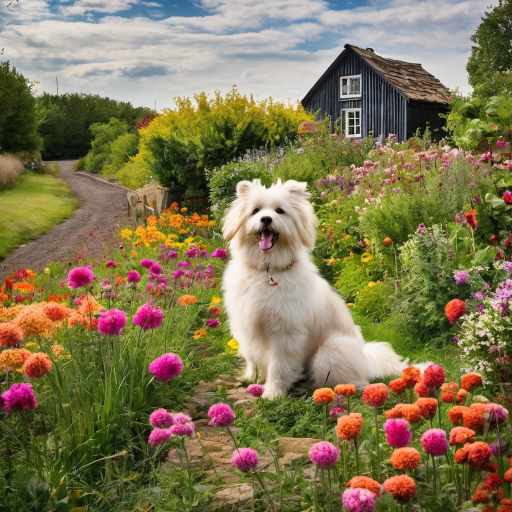
#> input picture inpaint-func/dog.png, 1024 x 1024 px (shown at 1/2 size)
$ python concat.py
#> lines starting #> are read from the running program, lines starting #| are printed output that depends on the picture
import cv2
import numpy as np

def main():
    whole_size = 2048
    margin = 1024

    # 255: white, 0: black
    input_image = np.full((whole_size,whole_size,3), 255)

    upper_image = cv2.imread("./dog.png") # 1024 * 1024 size
#> upper_image is the input picture: shape (1024, 1024, 3); mean B, G, R 81.8, 117.8, 128.5
    left_image = cv2.imread("./pale.png") # 1024 * 1024 size
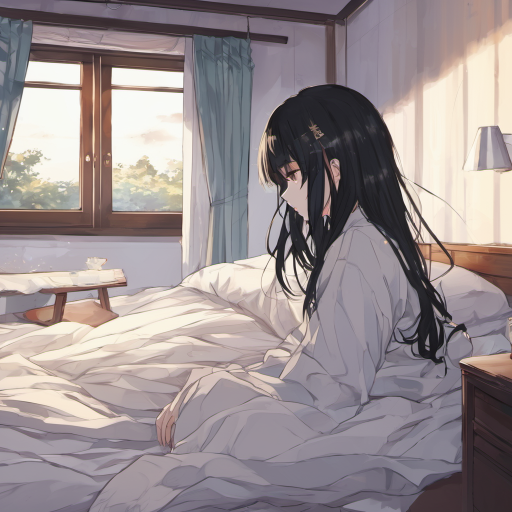
#> input picture inpaint-func/pale.png, 1024 x 1024 px (shown at 1/2 size)
#> left_image is the input picture: shape (1024, 1024, 3); mean B, G, R 144.3, 142.8, 153.5

    upper_gen = cv2.imread("./upper_result.png")
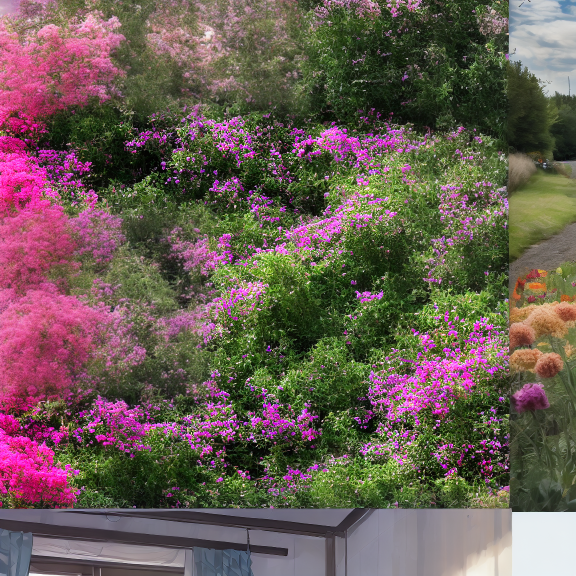
#> input picture inpaint-func/upper_result.png, 1152 x 1152 px (shown at 1/2 size)
#> upper_gen is the input picture: shape (1152, 1152, 3); mean B, G, R 82.3, 91.1, 106.2
    bottom_gen = cv2.imread("./bottom_result.png")
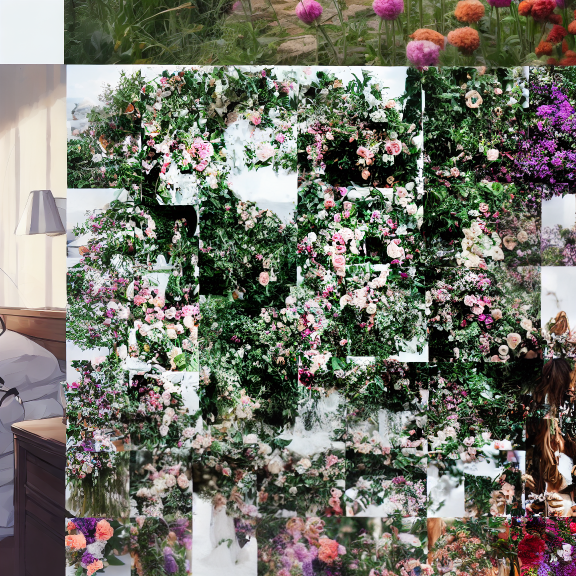
#> input picture inpaint-func/bottom_result.png, 1152 x 1152 px (shown at 1/2 size)
#> bottom_gen is the input picture: shape (1152, 1152, 3); mean B, G, R 103.9, 114.9, 114.6

    # trace input
    input_image[0:margin, margin:] = upper_image
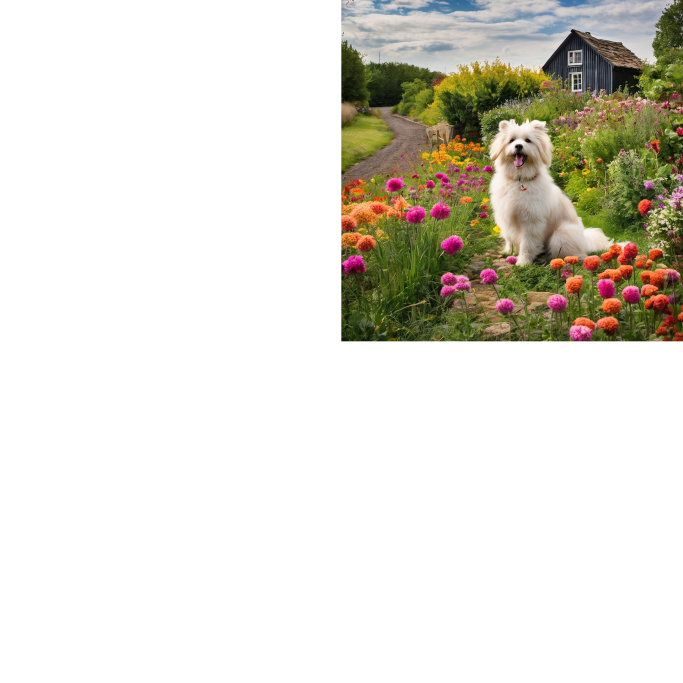
#> input_image: shape (2048, 2048, 3) int64 (shown at 1/3 size); mean B, G, R 211.7, 220.7, 223.4
    input_image[margin:, 0:margin] = left_image
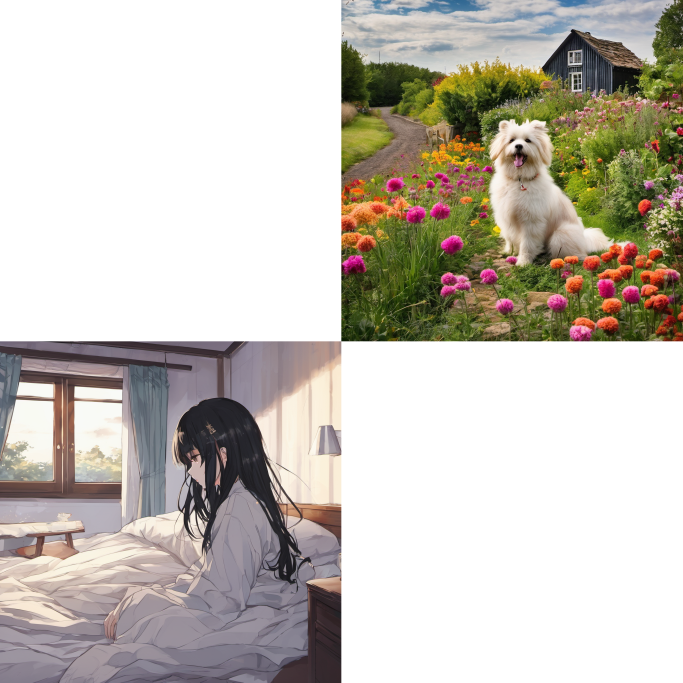
#> input_image: shape (2048, 2048, 3) int64 (shown at 1/3 size); mean B, G, R 184, 192.7, 198

    input_image[0:margin, 0:margin] = upper_gen[0:margin, 0:margin]
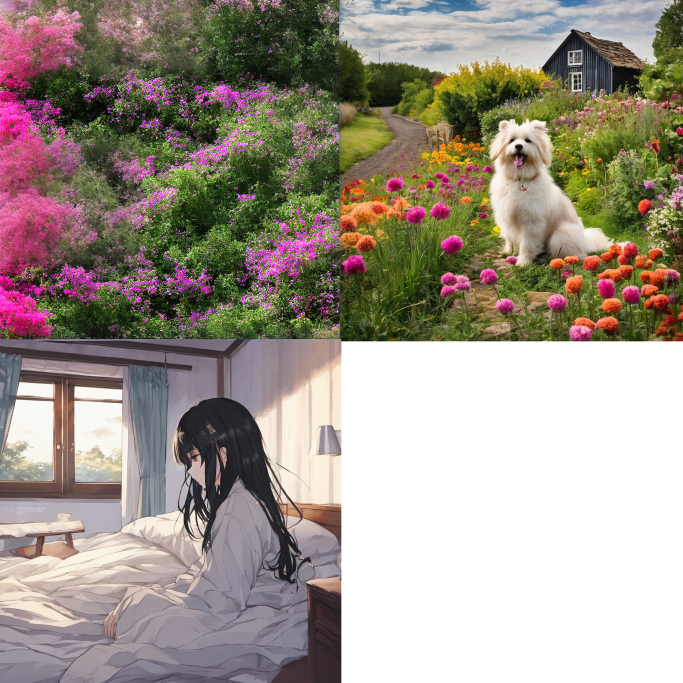
#> input_image: shape (2048, 2048, 3) int64 (shown at 1/3 size); mean B, G, R 138.9, 150, 159.8
    input_image[margin:, margin:] = bottom_gen[128:, 128:]
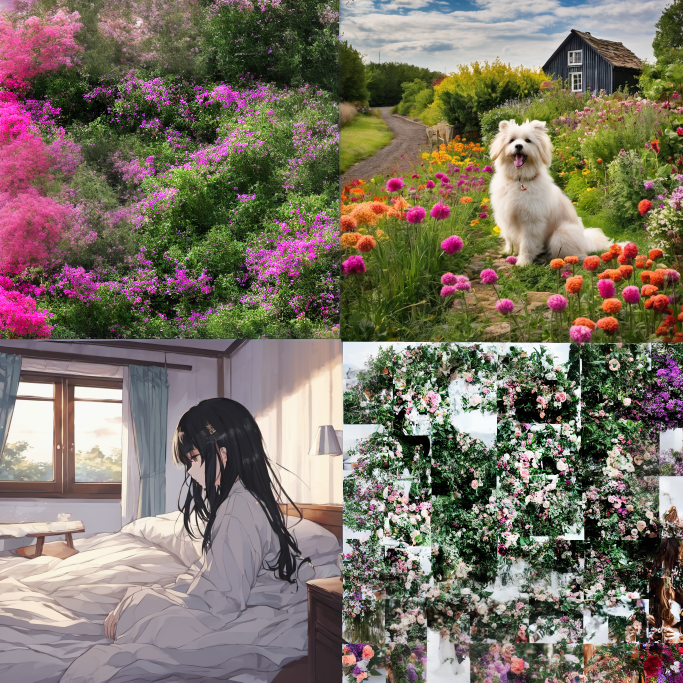
#> input_image: shape (2048, 2048, 3) int64 (shown at 1/3 size); mean B, G, R 100.9, 114.5, 123.8

    cv2.imwrite('concat_result.png',input_image)

if __name__ == '__main__':
    main()
